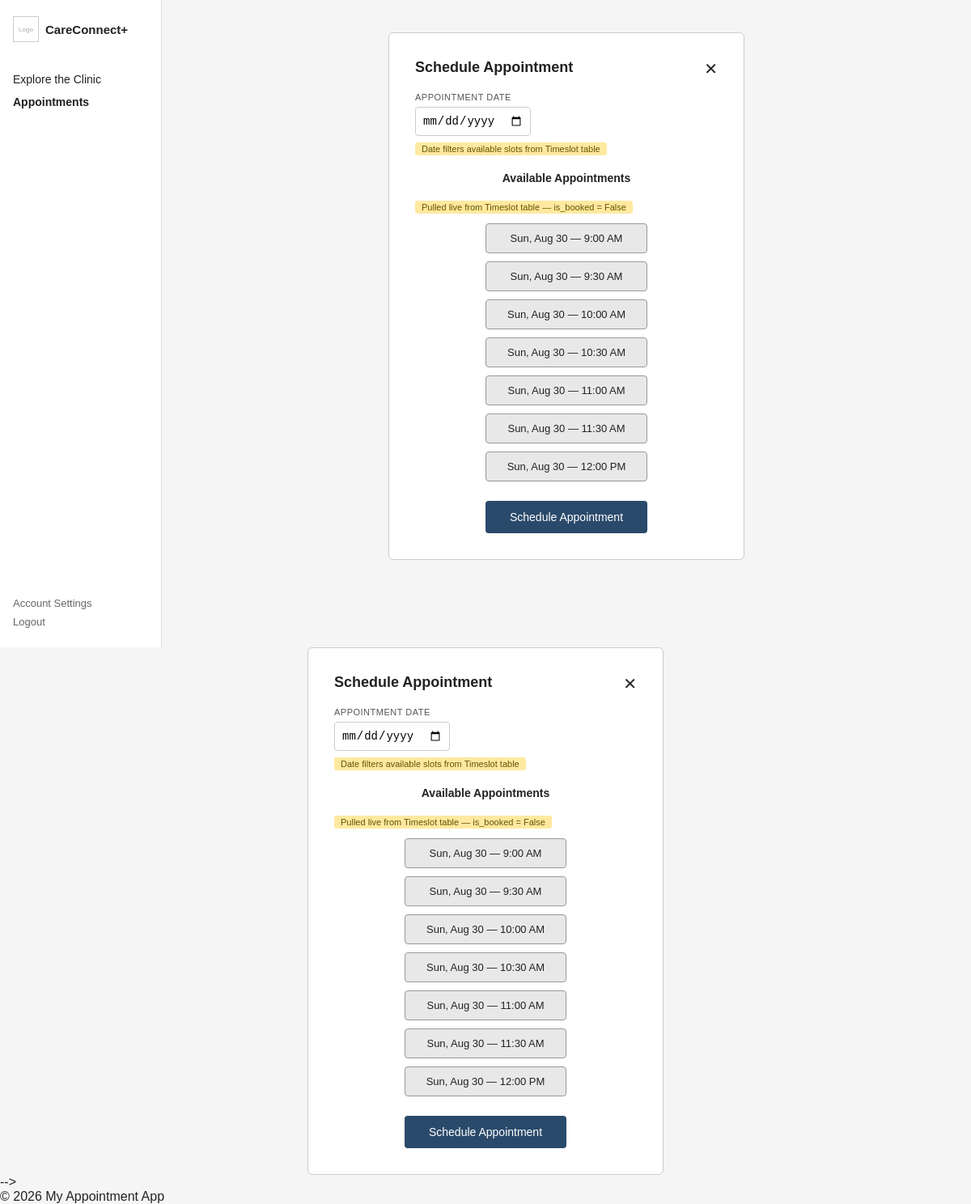
Screenshot of /appointment/schedule/ with the database file from the repository.
### appointment/models.py (models this page shows, shortened)
class Timeslot(models.Model):
    date = models.DateField()
    start_time = models.TimeField()
    is_booked = models.BooleanField(default=False)
    booked_appt_id = models.CharField()

### appointment/views.py (the view)
# urls.py: path('schedule/', views.schedule_view, name='schedule'),
def schedule_view(request):
    available_slots = Timeslot.objects.filter(
        is_booked=False,
        date__gte=timezone.localdate()
    ).order_by('date', 'start_time')
    selected_date = request.GET.get('date')
    if selected_date:
        available_slots = available_slots.filter(date=selected_date)
    else:
        available_slots = available_slots[:7]
    return render(request, 'scheduling/schedule.html', {
        'available_slots': available_slots,
        'selected_date': selected_date,
    })

### templates/scheduling/schedule.html (shortened to what this page needs)
{% extends 'navigation.html' %}
{% block content %}
  <main class="main-content">
    <div class="schedule-panel">
      <a href="dashboard.html" class="close-link">✕</a>
      <h2>Schedule Appointment</h2>
      <div class="date-picker-group">
        <form method="get">
           <label>Appointment Date</label>
           <input type="date" name="date" value="{{ selected_date|default:'' }}" onchange="this.form.submit()">
        </form>
        <span class="db-label">Date filters available slots from Timeslot table</span>
      </div>
      <div class="time-slots">
        <h3>Available Appointments</h3>
        <span class="db-label">Pulled live from Timeslot table — is_booked = False</span>
        <div class="slot-list" style="margin-top: 12px;">
              {% for slot in available_slots %}
             <button class="slot-btn" data-slot-id="{{ slot.id }}" onclick="selectSlot(this)">
               {{ slot.date|date:"D, M j" }} — {{ slot.start_time|time:"g:i A" }}
             </button>
             {% empty %}
             <p>No available appointments right now. Please check back later.</p>
             {% endfor %}
        </div>
        <form action="{% url 'appointment:save_appt' %}" method="POST">
          <button class="confirm-btn" type="submit">
            Schedule Appointment
          </button>
        </form>
      </div>
    </div>
  </main>
{% endblock %}

### static/css/scheduling.css (style rules this page uses)
* { margin: 0; padding: 0; box-sizing: border-box; }
body { font-family: Arial, Helvetica, sans-serif; color: #222; background: #f5f5f5; }
.main-content { flex: 1; padding: 40px; }
.db-label { display: inline-block; background: #ffe9a0; color: #665500; font-size: 11px; padding: 2px 8px; border-radius: 3px; margin-top: 8px; }
.schedule-panel { max-width: 440px; margin: 0 auto; background: #fff; border: 1px solid #ccc; border-radius: 6px; padding: 32px; }
.schedule-panel h2 { font-size: 18px; font-weight: 600; margin-bottom: 8px; }
.schedule-panel .close-link { float: right; text-decoration: none; color: #222; font-size: 20px; }
.date-picker-group { margin: 20px 0; }
.date-picker-group label { display: block; font-size: 11px; text-transform: uppercase; letter-spacing: 0.5px; color: #555; margin-bottom: 6px; }
.date-picker-group input[type="date"] { padding: 8px; border: 1px solid #ccc; border-radius: 4px; font-size: 14px; }
.time-slots h3 { font-size: 14px; font-weight: 600; margin-bottom: 12px; text-align: center; }
.slot-list { display: flex; flex-direction: column; align-items: center; gap: 10px; margin-bottom: 24px; }
.slot-btn { display: block; width: 200px; padding: 10px; text-align: center; border: 1px solid #999; background: #e8e8e8; color: #222; cursor: pointer; border-radius: 4px; font-size: 13px; }
.confirm-btn { display: block; width: 200px; margin: 0 auto; background: #2a4a6b; color: #fff; border: none; padding: 12px; font-size: 14px; cursor: pointer; text-decoration: none; text-align: center; border-radius: 4px; }

### rows the page displays
Timeslot: date "Sun, Aug 30", start_time "9:00 AM"
Timeslot: date "Sun, Aug 30", start_time "9:30 AM"
Timeslot: date "Sun, Aug 30", start_time "10:00 AM"
Timeslot: date "Sun, Aug 30", start_time "10:30 AM"
Timeslot: date "Sun, Aug 30", start_time "11:00 AM"
Timeslot: date "Sun, Aug 30", start_time "11:30 AM"
Timeslot: date "Sun, Aug 30", start_time "12:00 PM"
